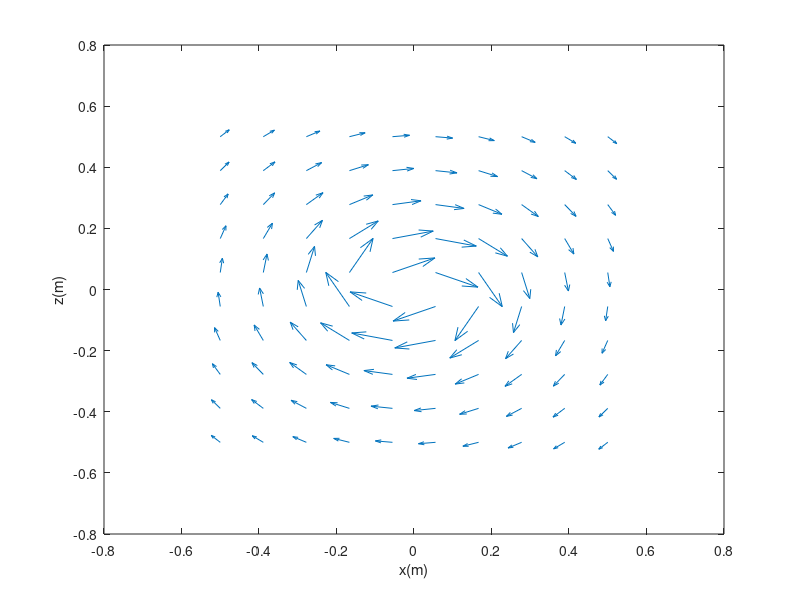

Reproduce this figure in MATLAB.
clc; %clear the command window
clear; %clear all variables
d=0.30; %the width of the sheet in the x direction
L=20; %length of sheet in the y direction
J=5; %value of surface current density
Js=J*[0 1 0]; %the vector of surface current density
Xmin=-0.15; %coordinate of lowest x value on sheet
Xmax=0.15; %coordinate of maximum x value on sheet
Ymin=-10; %coordinate of lowest y value on sheet
Ymax=10; %coordinate of maximum y value on sheet
NumberOfXDivisions=20; %number of cells in the x direction
NumberOfYDivisions=100; %number of cells in the y direction
dx=(Xmax-Xmin)/NumberOfXDivisions; %step in the x direction
dy=(Ymax-Ymin)/NumberOfYDivisions; %step in the y direction
ds=dx*dy; %area of one subsection of sheet
ZCellCenter=0; %all points on sheet has a coordinate z=0
NumberOfXPlottingPoints=10; %number of plotting points along the x axis
NumberOfZPlottingPoints=10; %number of plotting points along the z axis
PlotXmin=-0.5; %lowest x value on the plot plane
PlotXmax=0.5; %maximum x value on the plot plane
PlotZmin=-0.5; %lowest z value on the plot plane
PlotZmax=0.5; %maximum z value on the plot plane
PlotStepX= (PlotXmax-PlotXmin)/(NumberOfXPlottingPoints-1);%plotting step in the x direction
PlotStepZ=(PlotZmax-PlotZmin)/(NumberOfZPlottingPoints-1); %plotting step in the z direction
[XData,ZData]=meshgrid(PlotXmin:PlotStepX:PlotXmax, PlotZmin:PlotStepZ:PlotZmax); %build arrays of plot plane
PlotY=0; %all points on observation plane have zero y coordinate
Bx=zeros(NumberOfXPlottingPoints,NumberOfZPlottingPoints); %x component of field
Bz=zeros(NumberOfXPlottingPoints, NumberOfZPlottingPoints);%z component of field
for m=1:NumberOfXPlottingPoints %repeat for all plot points in the x direction
 for n=1:NumberOfZPlottingPoints %repeat for all plot points in the y direction
 PlotX=XData(m,n); %x coordinate of current plot point
 PlotZ=ZData(m,n); %z coordinate of current plot point
 if ((PlotZ==0)&(PlotX>=Xmin)&(PlotX<=Xmax)) % if the plotting point is on the current sheet
 Bx(m,n)=0.5*J; % we use the model of infinite current sheet
 Bz(m,n)=0;
 continue;
 end
 Rp=[PlotX PlotY PlotZ]; %poistion vector of observation points
 for i=1:NumberOfXDivisions %repeat for all divisions in the x direction
 for j=1:NumberOfYDivisions %repeat for all cells in the y direction
 XCellCenter=Xmin+(i-1)*dx+0.5*dx; %X center of current subsection
 YCellCenter=Ymin+(j-1)*dy+0.5*dy; %Y center current subsection
 Rc=[XCellCenter YCellCenter ZCellCenter]; %position vector of center of current subsection
 R=Rp-Rc; %vector pointing from current subsection to the current observation point
 norm_R=norm(R); %get the distance between the current surface element and the observation point
 R_Hat=R/norm_R; %unit vector in the direction of R
 dH=(ds/(4*pi*norm_R*norm_R))*cross(Js,R_Hat); %this is the contribution from current element
 Bx(m,n)=Bx(m,n)+dH(1,1); %increment the x component at the current observation point
 Bz(m,n)=Bz(m,n)+dH(1,3); %increment the z component at the current observation point
 end %end of j loop
 end %end of i loop
 end %end of n loop
end % end of m loop
quiver(XData, ZData, Bx, Bz);
xlabel('x(m)');%label x axis
ylabel('z(m)');%label y axis
%The following routing caculates the magnetic field at point P
P=[0 0 0.25];%position of point P
Hp=[0 0 0];%the magnetic field at point P
for i=1:NumberOfXDivisions %repeat for all divisions in the x direction
 for j=1:NumberOfYDivisions %repeat for all cells in the y direction
XCellCenter=Xmin+(i-1)*dx+0.5*dx; %X center of current subsection
 YCellCenter=Ymin+(j-1)*dy+0.5*dy; %Y center current subsection
 Rc=[XCellCenter YCellCenter ZCellCenter]; %position vector of center of current subsection
 R=P-Rc; %vector pointing from current subsection to the current observation point
norm_R=norm(R); %get the distance between the current surface element and the observation point
 R_Hat=R/norm_R; %unit vector in the direction of R
 dH=(ds/(4*pi*norm_R*norm_R))*cross(Js,R_Hat); %this is the contribution from current element
 Hp=Hp+dH;
 end %end of j loop
end %end of i loop